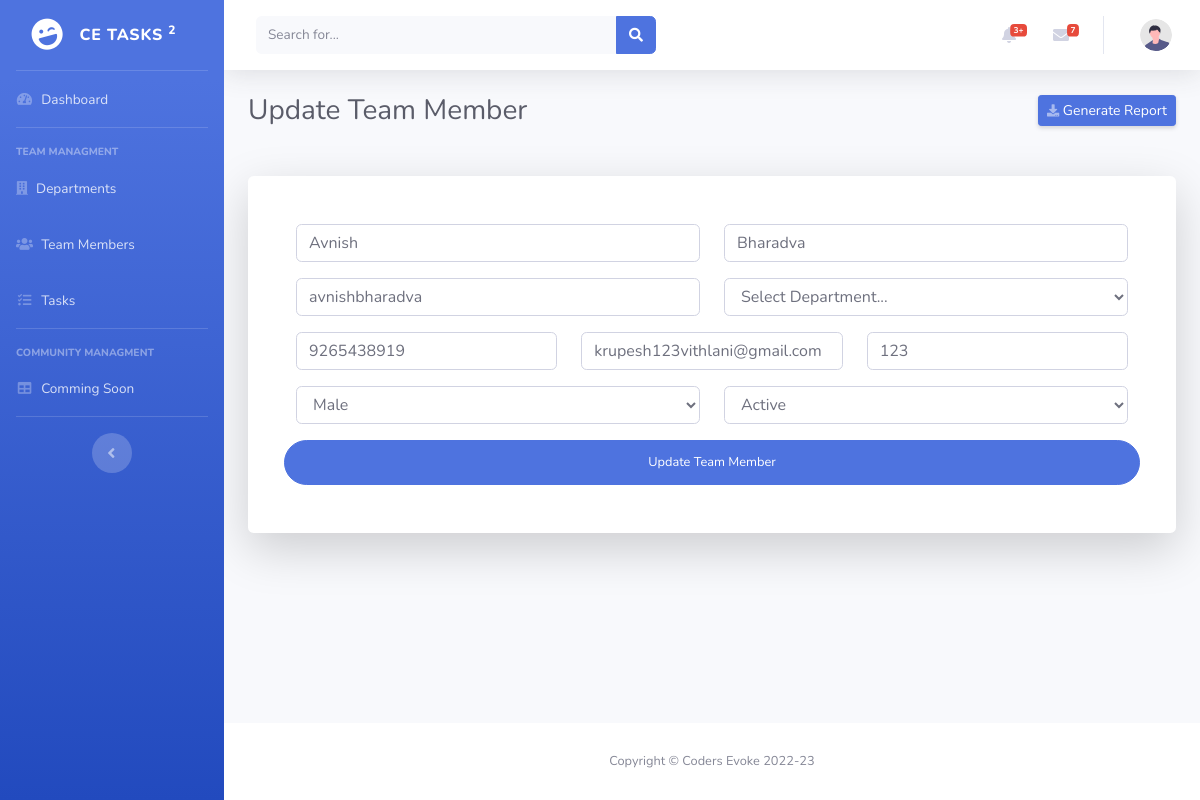
The page /manage-team.php?id=6&type=update on the database its author committed.
### tables this page shows
CREATE TABLE `team_members` (
  `id` int(11) NOT NULL,
  `firstname` varchar(50) NOT NULL,
  `lastname` varchar(50) NOT NULL,
  `username` varchar(50) NOT NULL,
  `department_id` int(11) NOT NULL,
  `emp_id` varchar(50) NOT NULL,
  `phone` varchar(50) NOT NULL,
  `email` varchar(50) NOT NULL,
  `password` varchar(50) NOT NULL,
  `gender` enum('M','F','0') NOT NULL,
  `status` int(11) NOT NULL,
  `added_on` timestamp NOT NULL DEFAULT current_timestamp() ON UPDATE current_timestamp()
);

### manage-team.php (the view, shortened to what this page needs)
<?php
include './header.inc.php';
include './sidebar.inc.php';
$firstname = "";
$lastname = "";
$username = "";
$phone = "";
$email = "";
$password = "";
$gender = "";
$status = "";
if (isset($_GET['type']) && $_GET['type'] !== '' && isset($_GET['id']) && $_GET['id'] > 0) {
  $id = $_GET['id'];
  $row = mysqli_fetch_assoc( mysqli_query($connection, "SELECT * FROM team_members WHERE id = '$id' "));
 $firstname = $row['firstname'];
 $lastname = $row['lastname'];
 $username = $row['username'];
 $phone = $row['phone'];
 $email = $row['email'];
 $password = $row['password'];
}
?>
<head>
</head>
<div id="content-wrapper" class="d-flex flex-column">
    <div id="content">
        <?php
        include './topbar.inc.php';
        ?>
        <div class="container-fluid">
            <div class="d-sm-flex align-items-center justify-content-between mb-4">
                <h1 class="h3 mb-0 text-gray-800">
                <?php
                    if(isset($_GET['type']) == 'update'){
                        echo "Update";
                    }else{
                        echo "Add";
                    }
                ?>
                Team Member</h1>
                <a href="#" class="d-none d-sm-inline-block btn btn-sm btn-primary shadow-sm"><i class="fas fa-download fa-sm text-white-50"></i> Generate Report</a>
            </div>
            <div class="card o-hidden border-0 shadow-lg my-5">
            <div class="card-body p-0">
                <div class="row">
                    <div class="col-lg-12">
                        <div class="p-5">
                            <form class="user" method="POST">
                                <div class="row">
                                <div class="form-group col-md-6">
                                    <input type="text" class="form-control "
                                        id="exampleInputEmail" aria-describedby="emailHelp"
                                        placeholder="Enter First Name..." name="firstname" value="<?= $firstname?>">
                                </div>
                                <div class="form-group col-md-6">
                                    <input type="text" class="form-control "
                                        id="exampleInputEmail" aria-describedby="emailHelp"
                                        placeholder="Enter Last Name..." name="lastname" value="<?= $lastname?>">
                                </div>
                                <div class="form-group col-md-6">
                                    <input type="text" class="form-control "
                                        id="exampleInputEmail" aria-describedby="emailHelp"
                                        placeholder="Enter Username..." name="username" value="<?= $username?>">
                                </div>
                                <div class="form-group col-md-6">
                                    <select name="department_id" id="" class="form-control">
                                       <option value="">Select Department...</option>
                                    </select>
                                </div>
                                <div class="form-group col-md-4">
                                    <input type="number" class="form-control "
                                        id="exampleInputEmail" aria-describedby="emailHelp"
                                        placeholder="Enter Contact Number..." name="phone" value="<?= $phone?>">
                                </div>
                                <div class="form-group col-md-4">
                                    <input type="email" class="form-control "
                                        id="exampleInputEmail" aria-describedby="emailHelp"
                                        placeholder="Enter Email..." name="email" value="<?= $email?>">
                                </div>
                                <div class="form-group col-md-4">
                                    <input type="text" class="form-control "
                                        id="exampleInputEmail" aria-describedby="emailHelp"
                                        placeholder="Enter Password..." name="password" value="<?= $password?>">
                                </div>
                                <div class="form-group col-md-6">
                                    <select name="gender" id="" class="form-control" value="<?= $gender?>">
                                        <option value="M">Male</option>
                                    </select>
                                </div>
                                <div class="form-group col-md-6">
                                    <select name="status" id="" class="form-control" value="<?= $status?>">
                                        <option value="1">Active</option>
                                    </select>
                                </div>
                                <input type="submit" name="submitBtn" id="" value="<?php
                    if(isset($_GET['type']) == 'update'){
                        echo "Update";
                    }else{
                        echo "Add";
                    }
                ?> Team Member" class="btn btn-primary btn-user btn-block">
                                </div>
                            </form>
                        </div>
                    </div>
                </div>
            </div>
        </div>
        </div>
    </div>
    <?php
    include './footer.inc.php';
    ?>

### rows shown on the page
team_members: firstname "Avnish", lastname "Bharadva", username "avnishbharadva", phone "9265438919", email "krupesh123vithlani@gmail.com", password "123"
